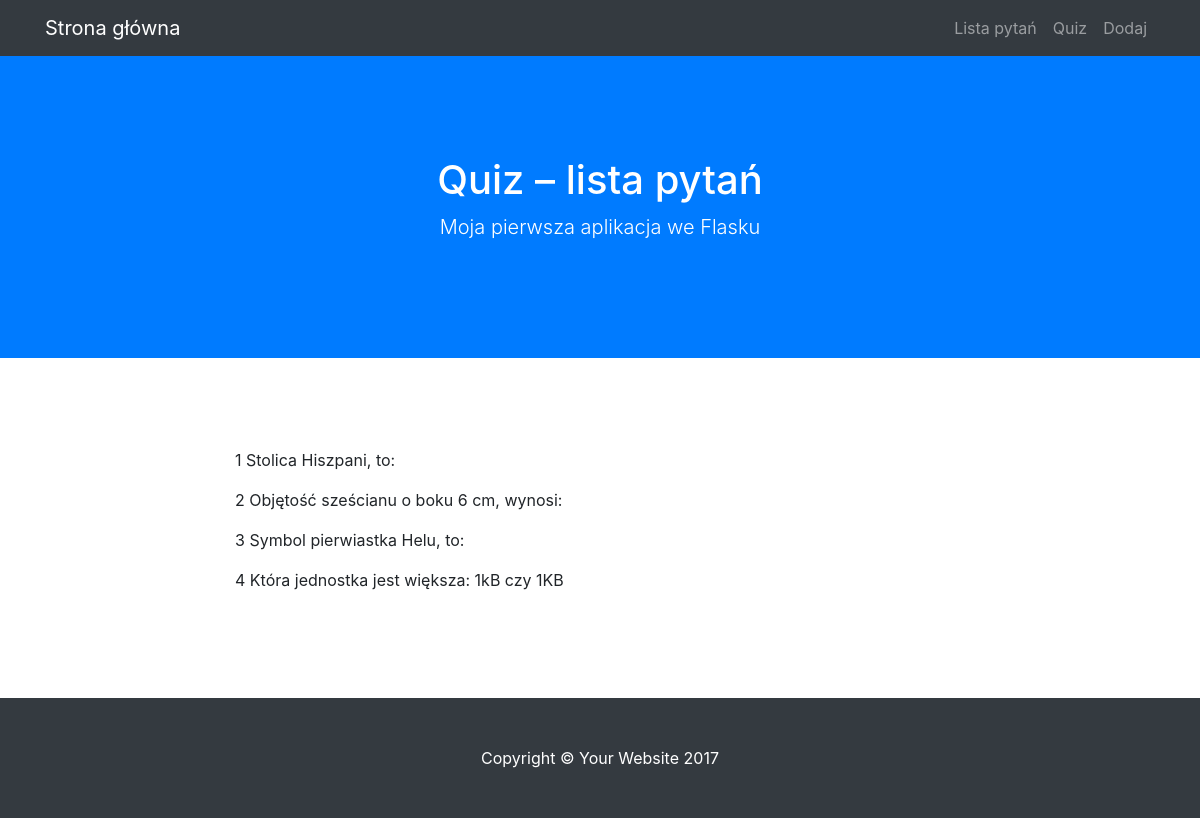
The app's page /lista, older data.
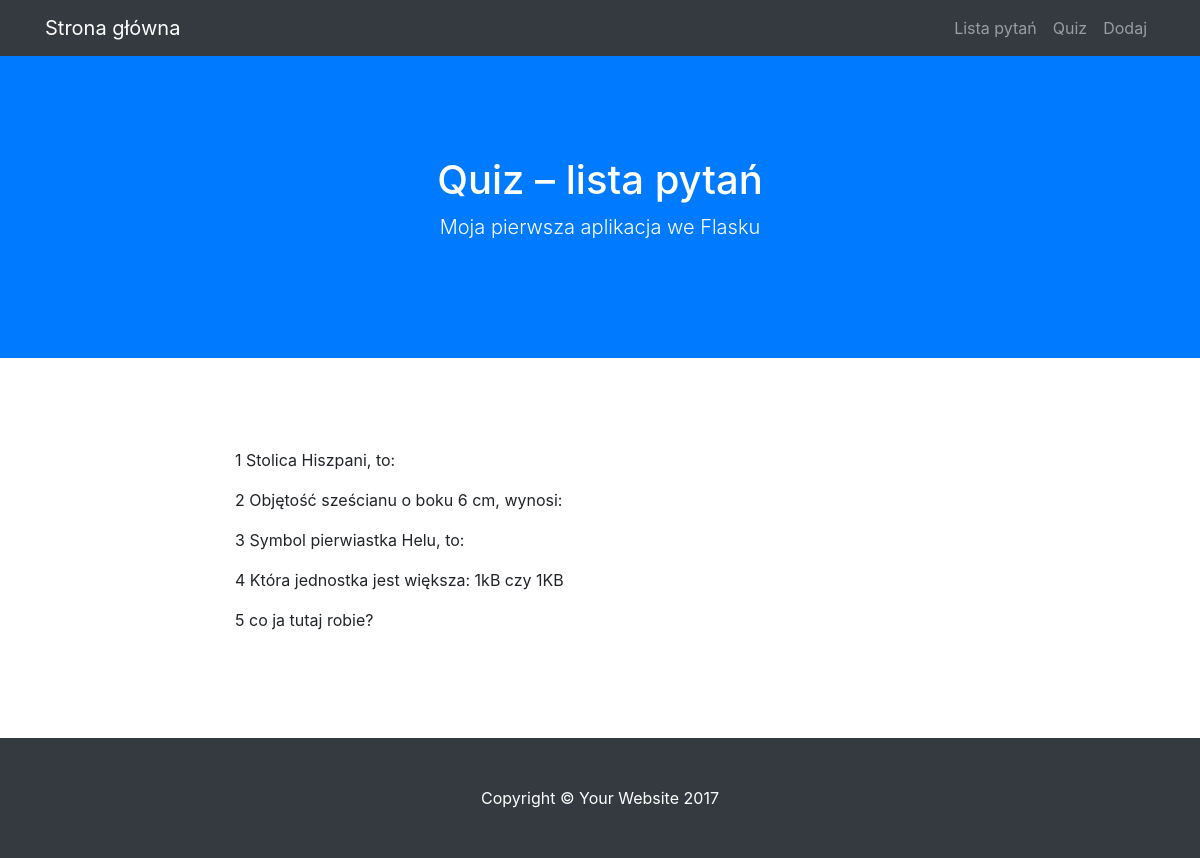
The same page, newer data.
### modele.py (models this page shows)
class BazaModel(Model):
    class Meta:
        database = baza

class Pytanie(BazaModel):
    pytanie = CharField(null=False)
    kategoria = ForeignKeyField(Kategoria, related_name='pytania')

### views.py (the view)
@app.route("/lista")
def lista():
    pytania = Pytanie.select()
    return render_template('lista.html', query = pytania)

### quiz.py (called while the page is built)
@app.before_request
def before_request():
    g.db = baza
    g.db.connect()

@app.after_request
def after_request(response):
    g.db.close()
    return response

### templates/lista.html (shortened to what this page needs)
{% extends "szablon.html" %}
{% block h1 %}Quiz – lista pytań{% endblock %}
{% block tresc %}
    {% for p in query %}
    <p>
        {{ p.id }} {{ p.pytanie }}
    </p>
    {% endfor %}
{% endblock %}

Row changes from the older to the newer data that the page shows:
added Pytanie: id "5", pytanie "co ja tutaj robie?"
